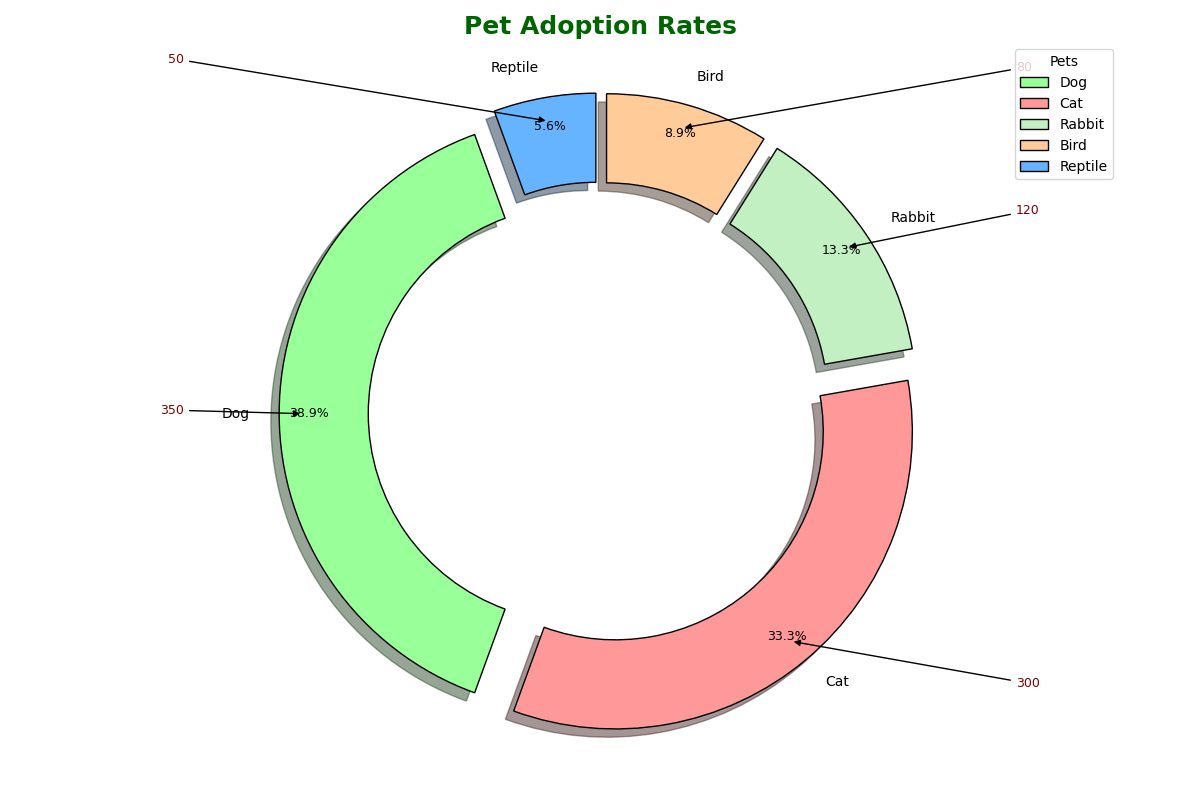

This figure's Python source:
import matplotlib.pyplot as plt
import numpy as np

# Data for chart
pets = ['Dog', 'Cat', 'Rabbit', 'Bird', 'Reptile']
adoption_rates = [350, 300, 120, 80, 50]
colors = ['#99FF99', '#FF9999', '#C2F0C2', '#FFCC99', '#66B3FF']

fig, ax = plt.subplots(figsize=(12, 8), subplot_kw=dict(aspect="equal"))

wedges, texts, autotexts = ax.pie(
    adoption_rates,
    labels=pets,
    colors=colors,
    autopct='%1.1f%%',
    startangle=110,
    pctdistance=0.90,
    wedgeprops=dict(width=0.3, edgecolor='black'),
    explode=(0.08, 0.08, 0.08, 0.08, 0.08),
    shadow=True
)

centre_circle = plt.Circle((0, 0), 0.60, fc='white')
fig.gca().add_artist(centre_circle)

# Title shortened
plt.title('Pet Adoption Rates', fontsize=18, fontweight='heavy', color='darkgreen')

for autotext in autotexts:
    autotext.set_color('black')
    autotext.set_weight('normal')
    autotext.set_fontsize(9)

for text in texts:
    text.set_fontsize(10)

for i, wedge in enumerate(wedges):
    angle = (wedge.theta2 - wedge.theta1) / 2. + wedge.theta1
    x = np.cos(np.deg2rad(angle))
    y = np.sin(np.deg2rad(angle))
    horizontalalignment = {-1: "right", 1: "left"}[int(np.sign(x))]
    ax.annotate(f'{adoption_rates[i]}',
                xy=(x, y), xytext=(1.4*np.sign(x), 1.2*y),
                horizontalalignment=horizontalalignment, fontsize=9, color='maroon',
                arrowprops=dict(arrowstyle="-|>", color='black'))

# Adjusted legend title
ax.legend(wedges, pets, title="Pets", loc="upper right", bbox_to_anchor=(1.2, 1.0))

plt.tight_layout()
plt.show()
